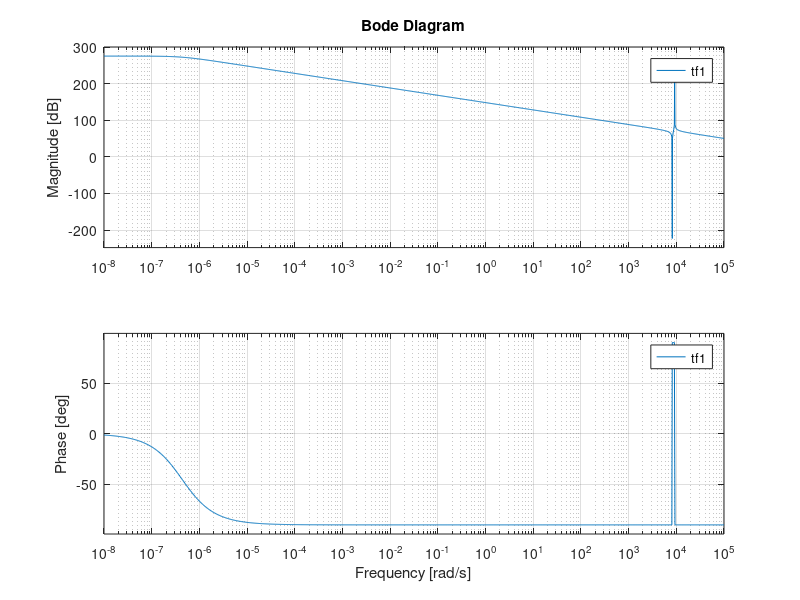
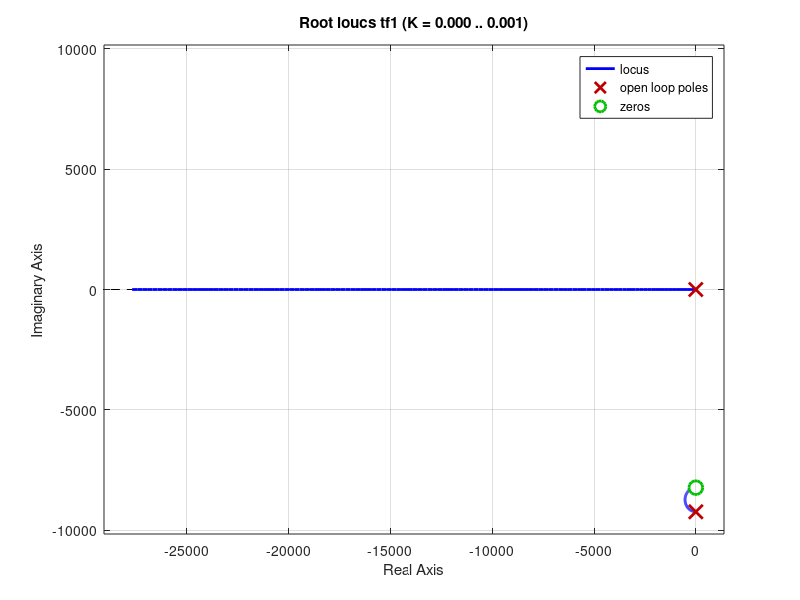

The MATLAB source for these figures, in order: (Note: this script raises an error after producing the figures.)
clc
clearvars
n=1; %turns ratio 1:n
V1=800 ;%input voltage
Vo0=400; %output voltage
fs=100000; %frequency
pmax=20000; %maximum power
dmax=0.5; %delta max
D=0.5
phi=pi*dmax;

a=V1*Vo0; %denominator constant 
b=2*pmax*fs*n; %numerator constant
c=dmax*(1-dmax); %duty cycle  constant
Llkg=20.4e-6 %inductor value


%to  calculate the capacitor Value
delQ=(V1*(dmax^2)*(dmax-2)^2)/(Llkg*16*n*(fs^2));
delVpk=0.05*Vo0;
% Co=(delQ)/(2*delVpk);
Co=0.000470;

Wsw=2*pi*fs;
Rt=0;
R=8;
% Co=38*10^(-6);

L=((1/R*Co)*(((Rt/Llkg)^2)+Wsw^2))+((8*Rt)/((pi^2)*(Llkg^2)*(Co)));




%to  calculate the capacitor Value 

%d=8*fs*L*pmax;        
%e=N*V1*V2;
%f=sqrt(1-(d/e));
%phase = (pi/2)*(1-f) 

% Transfer Function of Output Voltage wrt Phase Delay
 s=tf('s');
N=((Wsw*cos(D*pi))/(R*Co)+((16*V1*sin(D*pi))/( pi^2*Llkg*Co))-((Rt/(R*Llkg*Co))*(sin(D*pi))))/L

 
 
%N=((16*V1*sin(pi*D)/(pi^2*Llkg*Co))+((Wsw*cos(pi*D))/R*Co)-((Rt/(R*Co*Llkg))*sin(pi*D)))/((1/(R*Co))*(((Rt/Llkg)^2)+(Wsw^2))+((8*Rt)/(pi^2*Llkg^2*Co)));
delVo=(N*(s+(Rt/Llkg))^2+Wsw^2)+(8*Vo0*Wsw/pi*Co*Llkg);
deld=((((s+(Rt/Llkg))^2)*(s+(1/R*Co)))+((8/(pi^2*Llkg*Co))*(s+(Rt/Llkg)))+((s+(1/R*Co))*Wsw));

tf1=N*delVo/deld
figure
bode(tf1)
hold on
figure
rlocus(tf1)
[p,z]=pzmap(tf1)
%To find Kp and Ki
C=pidtune(tf1,'PI');
bode(C*tf1)
Kp=C.Kp
Ki=C.Ki
